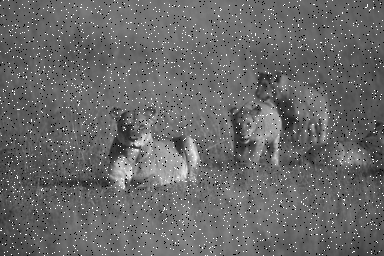
#> input picture 105053.png, 384 x 256 px
$ python filtros.py
#> lines starting #> are read from the running program, lines starting #| are printed output that depends on the picture
# -*- coding: utf-8 -*-
"""
Created on Sat Feb  3 20:16:54 2018

@author: felipe

OBS: Comentar e descomentar as funções na main() para testá-las individualmente

"""

import cv2
from matplotlib import pyplot as plt

def medianBlurring():
    img = cv2.imread('105053.png')
#> img is the input picture: shape (256, 384, 3); min 0, max 255, mean 105.1
    median = cv2.medianBlur(img, 5)
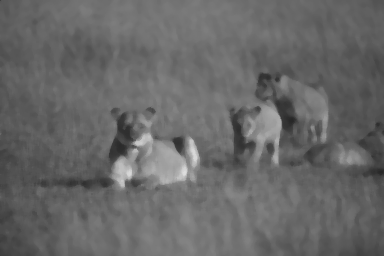
#> median: shape (256, 384, 3); min 39, max 222, mean 103.7
    plt.subplot(121), plt.imshow(img), plt.title('Original')
    plt.xticks([]), plt.yticks([])
    plt.subplot(122), plt.imshow(median), plt.title('Filtered')
    plt.xticks([]), plt.yticks([])
    plt.show()
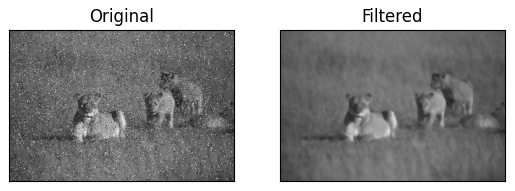
#> figure drawn by matplotlib, 2 panels

def gaussianBlurring():
    img = cv2.imread('105053.png')
    median = cv2.GaussianBlur(img, (5,5), 0)
    plt.subplot(121), plt.imshow(img), plt.title('Original')
    plt.xticks([]), plt.yticks([])
    plt.subplot(122), plt.imshow(median), plt.title('Filtered')
    plt.xticks([]), plt.yticks([])
    plt.show()

def bilateralFilter():
    img = cv2.imread('105053.png')
    median = cv2.bilateralFilter(img, 9, 75, 75)
    plt.subplot(121), plt.imshow(img), plt.title('Original')
    plt.xticks([]), plt.yticks([])
    plt.subplot(122), plt.imshow(median), plt.title('Filtered')
    plt.xticks([]), plt.yticks([])
    plt.show()

## Comentar e descomentar as funções na main() para testá-las individualmente
def main():
    #bilateralFilter()
    #aussianBlurring()
    medianBlurring()

if __name__ == '__main__':
    main()
